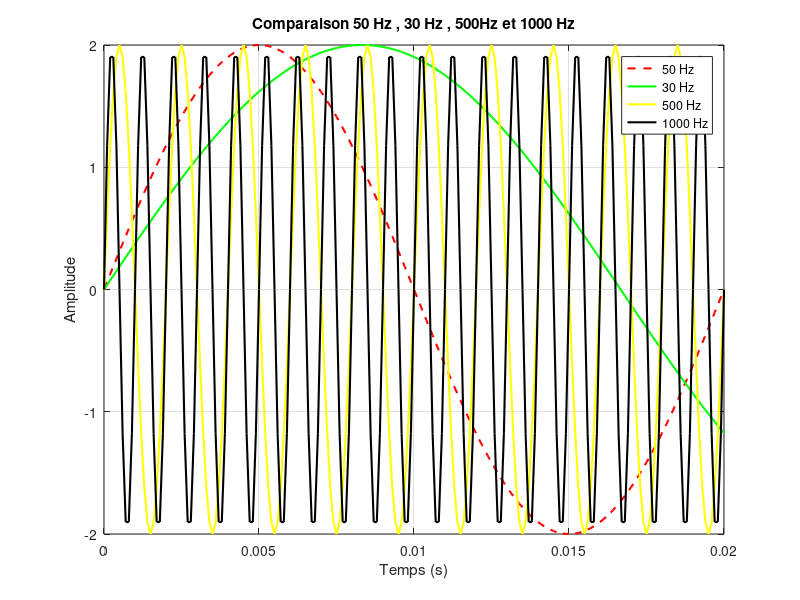

Source code (MATLAB):
clc; 
clear; 
close all; 
% Paramètres 
A = 2;              % amplitude 
f = 50;             % fréquence en Hz
% 
% % 1. vecteur temps
Te = 0.0001;
t = 0:Te:0.02;

%2. signal 50 Hz
x = A*sin(2*pi*f*t);

%3. signal 10 Hz
b = A*sin(2*pi*30*t);

%signal 500 Hz
c = A*sin(2*pi*500*t);
%signal 1000 Hz
d = A*sin(2*pi*1000*t);

% affichage
 
plot(t,x,'r--','LineWidth',1.5)
hold on
plot(t,b,'g','LineWidth',1.5)
plot(t,c,'y','LineWidth',1.5)
plot(t,d,'k','LineWidth',1.5)
grid on
% 
xlabel('Temps (s)')
ylabel('Amplitude')
title('Comparaison 50 Hz , 30 Hz , 500Hz et 1000 Hz'); 
legend('50 Hz', '30 Hz' , '500 Hz' , '1000 Hz'); 

% ======Variation de l'amplitude ==========
% % 2. signal 50 Hz
% x = A*sin(2*pi*f*t);
% A2 = 5;
% x2 = A2*sin(2*pi*f*t);
% plot(t,x,'r--','LineWidth',1.5)
% hold on
% grid on 
% plot(t , x2 )
% 
% xlabel('Temps (s)')
% ylabel('Amplitude')
% title('Comparaison Amplitude A = 2 , A = 5'); 
% legend( '2','5');
